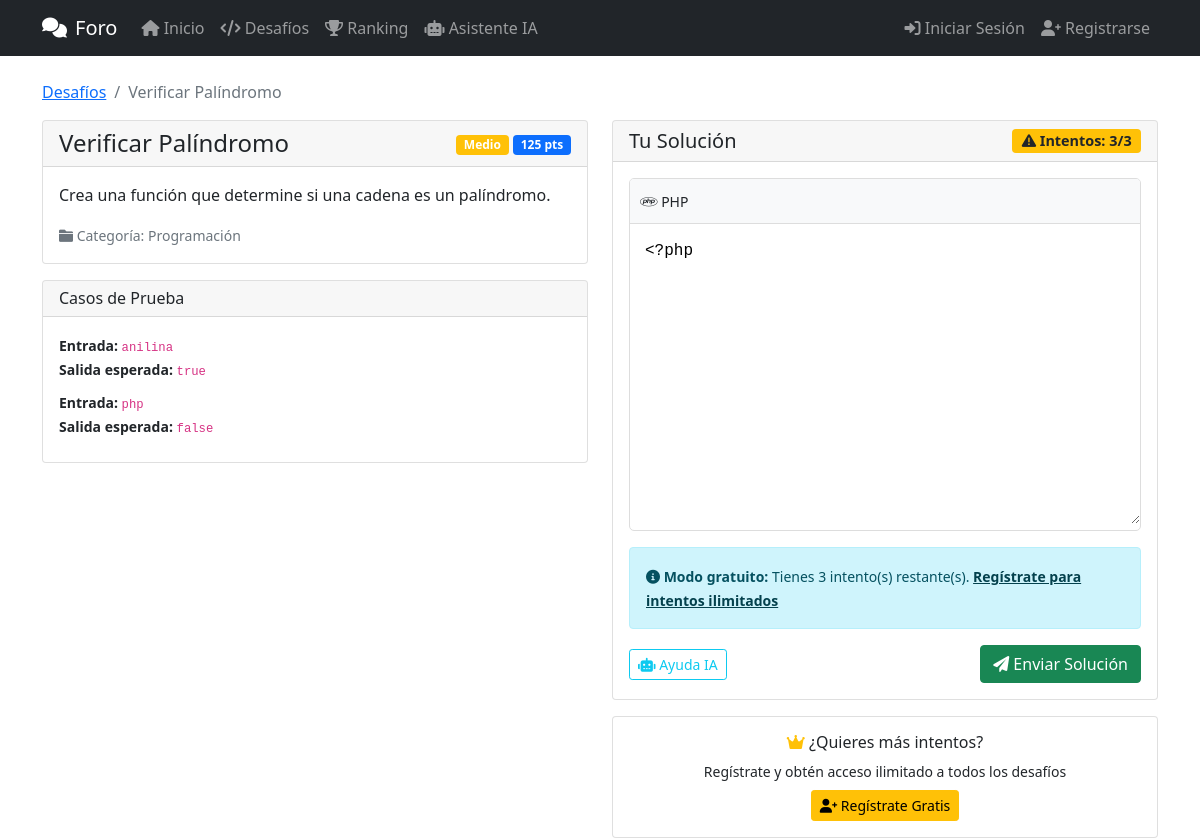
Page /desafio.php?id=4 on the committed database.
### tables this page shows
CREATE TABLE desafios (
    id INT AUTO_INCREMENT PRIMARY KEY,
    titulo VARCHAR(255) NOT NULL,
    descripcion TEXT NOT NULL,
    codigo_base TEXT,
    categoria_id INT,
    dificultad ENUM('facil', 'medio', 'dificil') DEFAULT 'medio',
    puntos INT DEFAULT 100,
    fecha_creacion TIMESTAMP DEFAULT CURRENT_TIMESTAMP,
    FOREIGN KEY (categoria_id) REFERENCES categorias(id)
);

CREATE TABLE categorias (
    id INT AUTO_INCREMENT PRIMARY KEY,
    nombre VARCHAR(100) NOT NULL,
    descripcion TEXT
);

CREATE TABLE casos_prueba (
    id INT AUTO_INCREMENT PRIMARY KEY,
    desafio_id INT,
    entrada TEXT NOT NULL,
    salida_esperada TEXT NOT NULL,
    es_visible BOOLEAN DEFAULT FALSE,
    FOREIGN KEY (desafio_id) REFERENCES desafios(id)
);

### includes/auth.php (called while the page is built, shortened)
<?php
if (!function_exists('isLoggedIn')) {
    function isLoggedIn()
    {
        return isset($_SESSION['user_id']);
    }
}

### desafio.php (the view, shortened to what this page needs)
<?php
include_once 'includes/auth.php';
$desafio_id = $_GET['id'] ?? 0;
$database = new Database();
$db = $database->getConnection();
$query = "SELECT d.*, c.nombre as categoria_nombre
          FROM desafios d
          JOIN categorias c ON d.categoria_id = c.id
          WHERE d.id = ?";
$stmt = $db->prepare($query);
$stmt->execute([$desafio_id]);
$desafio = $stmt->fetch(PDO::FETCH_ASSOC);
$intentos_key = 'desafio_intentos_' . $desafio_id;
$max_intentos = 3;
$intentos_restantes = isLoggedIn() ? 'ilimitados' : $_SESSION[$intentos_key];
$solucion_existente = null;
?>
<!DOCTYPE html>
<html lang="es">
<head>
    <link href="https://cdn.jsdelivr.net/npm/bootstrap@5.1.3/dist/css/bootstrap.min.css" rel="stylesheet">
    <link rel="stylesheet" href="https://cdnjs.cloudflare.com/ajax/libs/font-awesome/6.0.0/css/all.min.css">
</head>
<body>
    <?php include 'navbar.php'; ?>
    <div class="container mt-4">
        <nav aria-label="breadcrumb">
            <ol class="breadcrumb">
                <li class="breadcrumb-item"><a href="desafios.php">Desafíos</a></li>
                <li class="breadcrumb-item active"><?php echo htmlspecialchars($desafio['titulo']); ?></li>
            </ol>
        </nav>
        <div class="row">
            <div class="col-md-6">
                <div class="card">
                    <div class="card-header d-flex justify-content-between align-items-center">
                        <h4 class="mb-0"><?php echo htmlspecialchars($desafio['titulo']); ?></h4>
                        <div>
                            <span class="badge bg-<?php echo $desafio['dificultad'] == 'facil' ? 'success' : ($desafio['dificultad'] == 'medio' ? 'warning' : 'danger'); ?>">
                                <?php echo ucfirst($desafio['dificultad']); ?>
                            </span>
                            <span class="badge bg-primary"><?php echo $desafio['puntos']; ?> pts</span>
                        </div>
                    </div>
                    <div class="card-body">
                        <p class="card-text"><?php echo nl2br(htmlspecialchars($desafio['descripcion'])); ?></p>
                        <div class="mt-3">
                            <small class="text-muted">
                                <i class="fas fa-folder"></i> Categoría: <?php echo htmlspecialchars($desafio['categoria_nombre']); ?>
                            </small>
                        </div>
                    </div>
                </div>
                <div class="card mt-3">
                    <div class="card-header">
                        <h6 class="mb-0">Casos de Prueba</h6>
                    </div>
                    <div class="card-body">
                        <?php
                        $query = "SELECT * FROM casos_prueba WHERE desafio_id = ? AND es_visible = TRUE";
                        $stmt = $db->prepare($query);
                        $stmt->execute([$desafio_id]);
                        $casos_visibles = $stmt->fetchAll(PDO::FETCH_ASSOC);
                        foreach($casos_visibles as $caso): ?>
                            <div class="mb-2">
                                <small><strong>Entrada:</strong> <code><?php echo htmlspecialchars($caso['entrada'] ?: '(ninguna)'); ?></code></small><br>
                                <small><strong>Salida esperada:</strong> <code><?php echo htmlspecialchars($caso['salida_esperada']); ?></code></small>
                            </div>
                        <?php endforeach; ?>
                    </div>
                </div>
            </div>
            <div class="col-md-6">
                <div class="card">
                    <div class="card-header d-flex justify-content-between align-items-center">
                        <h5 class="mb-0">Tu Solución</h5>
                        <?php if (!isLoggedIn()): ?>
                            <span class="badge bg-warning text-dark attempts-badge">
                                <i class="fas fa-exclamation-triangle"></i>
                                Intentos: <?php echo $intentos_restantes; ?>/<?php echo $max_intentos; ?>
                            </span>
                        <?php endif; ?>
                    </div>
                    <div class="card-body">
                        <?php if(!$solucion_existente): ?>
                            <?php if (!isLoggedIn() && $_SESSION[$intentos_key] <= 0): ?>
                                <div class="alert alert-warning text-center">
                                    <h5><i class="fas fa-exclamation-triangle"></i> ¡Límite de intentos alcanzado!</h5>
                                    <p>Has usado tus 3 intentos gratuitos. Regístrate para tener intentos ilimitados.</p>
                                    <a href="register.php?motivo=limite_intentos&desafio=<?php echo $desafio_id; ?>"
                                       class="btn btn-primary btn-lg">
                                        <i class="fas fa-user-plus"></i> Regístrate Gratis
                                    </a>
                                    <div class="mt-2">
                                        <small class="text-muted">¿Ya tienes cuenta? <a href="login.php">Inicia sesión</a></small>
                                    </div>
                                </div>
                            <?php else: ?>
                                <form method="POST">
                                    <div class="editor-container mb-3">
                                        <div class="editor-header">
                                            <small><i class="fab fa-php"></i> PHP</small>
                                        </div>
                                        <textarea class="code-editor" name="codigo_solucion"
                                                  placeholder="Escribe tu código aquí..."
                                                  required><?php echo htmlspecialchars($desafio['codigo_base'] ?? '<?php'); ?></textarea>
                                    </div>
                                    <?php if (!isLoggedIn()): ?>
                                        <div class="alert alert-info">
                                            <small>
                                                <i class="fas fa-info-circle"></i>
                                                <strong>Modo gratuito:</strong> Tienes <?php echo $intentos_restantes; ?> intento(s) restante(s).
                                                <a href="register.php?motivo=limite_intentos&desafio=<?php echo $desafio_id; ?>" class="alert-link">
                                                    Regístrate para intentos ilimitados
                                                </a>
                                            </small>
                                        </div>
                                    <?php endif; ?>
                                    <div class="d-flex justify-content-between align-items-center">
                                        <a href="ayuda_ia.php" class="btn btn-outline-info btn-sm" target="_blank">
                                            <i class="fas fa-robot"></i> Ayuda IA
                                        </a>
                                        <button type="submit" class="btn btn-success">
                                            <i class="fas fa-paper-plane"></i> Enviar Solución
                                        </button>
                                    </div>
                                </form>
                            <?php endif; ?>
                        <?php endif; ?>
                    </div>
                </div>
                <?php if (!isLoggedIn() && $_SESSION[$intentos_key] > 0): ?>
                    <div class="card mt-3">
                        <div class="card-body text-center">
                            <h6><i class="fas fa-crown text-warning"></i> ¿Quieres más intentos?</h6>
                            <p class="small mb-2">Regístrate y obtén acceso ilimitado a todos los desafíos</p>
                            <a href="register.php?motivo=limite_intentos&desafio=<?php echo $desafio_id; ?>"
                               class="btn btn-warning btn-sm">
                                <i class="fas fa-user-plus"></i> Regístrate Gratis
                            </a>
                        </div>
                    </div>
                <?php endif; ?>
            </div>
        </div>
    </div>
</body>
</html>

### desafio.php (style rules this page uses)
.editor-container { border: 1px solid #ddd; border-radius: 5px; overflow: hidden; }
.editor-header { background: #f8f9fa; padding: 10px; border-bottom: 1px solid #ddd; }
.code-editor { width: 100%; min-height: 300px; font-family: 'Courier New', monospace; border: none; padding: 15px; resize: vertical; }
.attempts-badge { font-size: 0.9rem; }

### rows in the picture
desafios: titulo "Verificar Palíndromo", dificultad "Medio", puntos "125", descripcion "Crea una función que determine si una cadena es un palíndromo.", categoria.nombre "Programación", codigo_solucion "<?php"
casos_prueba: entrada "anilina", salida_esperada "true"
casos_prueba: entrada "php", salida_esperada "false"

### other values in the picture
$intentos_restantes "3"
$max_intentos "3"
